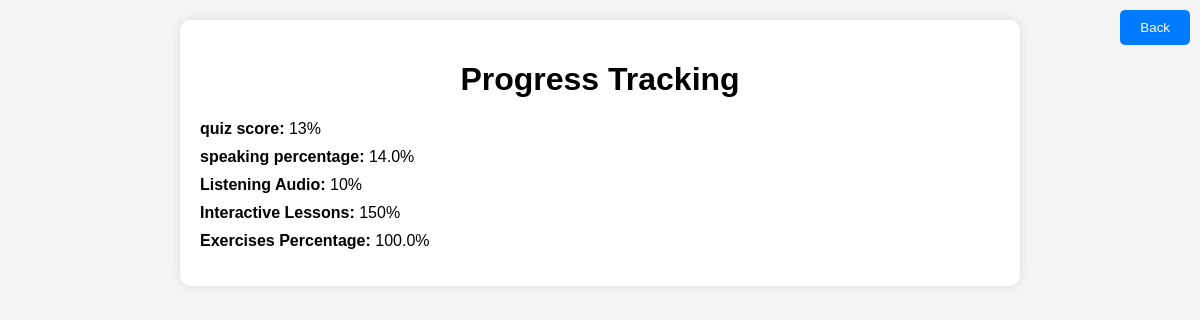
/progresstracking (signed in), run on the app's committed database.
### models.py (models this page shows)
class User(db.Model):
    id = db.Column(db.Integer, primary_key=True)
    name = db.Column(db.String(80), nullable=False)
    email = db.Column(db.String(120), unique=True, nullable=False)
    password = db.Column(db.String(80), nullable=False)
    score = db.Column(db.Integer, default=0)
    percentage = db.Column(db.Float, default=0.0)
    exercise_percentage = db.Column(db.Float, nullable=False)
    audio_completed = db.Column(db.Integer, default=0)
    lessons_completed = db.Column(db.Integer, default=0)

### app.py (the view)
@app.route('/progresstracking')
def progress():
    user_name = session.get('user_name')
    if user_name:
        user = User.query.filter_by(name=user_name).first()
        if user:
            total_categories = 5
            total_completed = (
                (user.score or 0) +
                (user.percentage or 0) +
                (user.audio_completed or 0) +
                (user.lessons_completed or 0) +
                (user.exercise_percentage or 0)
            )
            progress_percentage = (total_completed / total_categories ) * 100
            progress_data = {
                'quiz score': user.score,
                'speaking percentage': user.percentage,
                'Listening Audio': user.audio_completed,
                'Interactive Lessons': user.lessons_completed,
                'Exercises Percentage': user.exercise_percentage,
            }
            return render_template('progresstracking.html', progress_data=progress_data)
        else:
            return "User not found."
    else:
        return "User not logged in. <a href='/'>Log in</a>."

### templates/progresstracking.html (shortened to what this page needs)
<!DOCTYPE html>
<html lang="en">
<head>
</head>
<body>
    <div class="container">
        <h1>Progress Tracking</h1>
        <ul class="progress-list">
            {% for category, progress in progress_data.items() %}
                <li class="progress-item">
                    <span class="progress-label">{{ category }}:</span> {{ progress }}%
                </li>
            {% endfor %}
        </ul>
    </div>
    <div>
        <button class="back-button" ><a href="/success" style="text-decoration: none; color: inherit;">Back</a></button>
    </div>
</body>
</html>

### templates/progresstracking.html (style rules this page uses)
body { font-family: Arial, sans-serif; margin: 0; padding: 20px; background-color: #f4f4f4; }
.container { max-width: 800px; margin: 0 auto; background-color: #fff; padding: 20px; border-radius: 10px; box-shadow: 0 0 10px rgba(0, 0, 0, 0.1); }
h1 { text-align: center; }
.progress-list { list-style-type: none; padding: 0; }
.progress-item { margin-bottom: 10px; }
.progress-label { font-weight: bold; }
.back-button { position: absolute; top: 10px; right: 10px; background-color: #007bff; color: white; padding: 10px 20px; border: none; border-radius: 5px; cursor: pointer; }

### data on the page
User: category "speaking percentage", percentage "14.0", category "Exercises Percentage", exercise_percentage "100.0"

### other printed values
{{ category }} "quiz score" "Listening Audio" "Interactive Lessons"
{{ progress }} "13" "10" "150"
